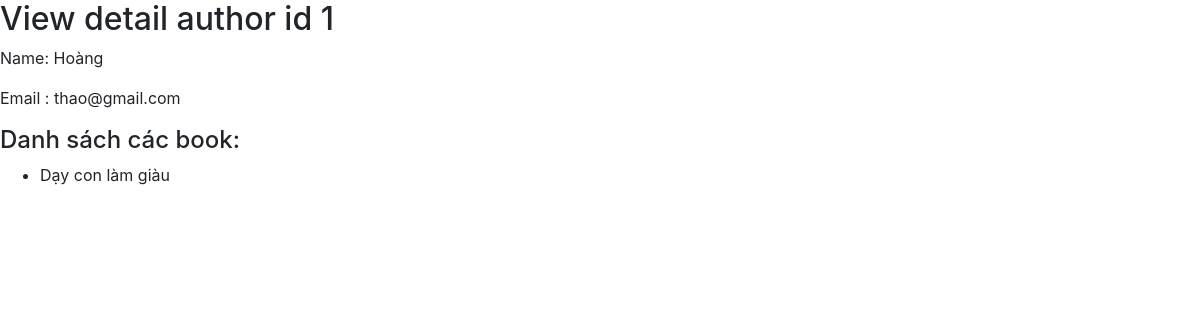
The page /author/1 (signed in) on the database its author committed.
### myapp/models.py (models this page shows, shortened)
class Author(models.Model):
    first_name = models.CharField(max_length=30)
    last_name = models.CharField(max_length=30)
    email = models.EmailField()
    class Meta:
        db_table='Author'

class Book(models.Model):
    title = models.CharField(max_length=100)
    pub_date = models.DateField()
    author = models.ForeignKey(Author, on_delete=models.CASCADE)
    class Meta:
        db_table="Book"

### myapp/views.py (the view)
# urls.py: url(r"^author/(?P<author_id>[0-9]+)$",views.view_detail_author, name="view_detail_author" ),
@login_required(login_url="/login")
def view_detail_author(request, author_id):
    author_data = Author.objects.get(id=author_id)
    return render(
        request=request,
        template_name= 'author/detail.html',
        context={
            'author': author_data
        }
    )

### myapp/templates/author/detail.html (shortened to what this page needs)
<!DOCTYPE html>
<html lang="en">
<head>
    <link rel="stylesheet" href="https://cdn.jsdelivr.net/npm/bootstrap@4.6.0/dist/css/bootstrap.min.css">
</head>
<body>
    <h2>View detail author id {{ author.id }}</h2>
    <p>Name: {{ author.firt_name }} {{ author.last_name }}</p>
    <p>Email : {{ author.email }}</p>
    <h4>Danh sách các book:</h4>
    <ul>
        {% for book in author.book_set.all %}
           <li>{{ book.title }}</li>
        {% endfor %}
    </ul>
</body>
</html>

### rows shown on the page
Author: id "1", last_name "Hoàng", email "thao@gmail.com"
Book: title "Dạy con làm giàu"
